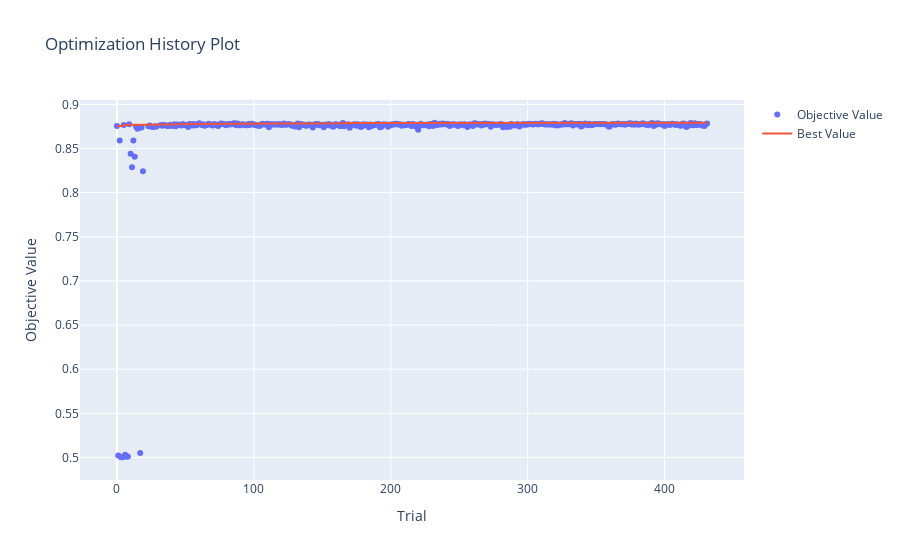

Notebook code for this chart:
### Code cell
plot_optimization_history(study)

### Figure 1 — Plotly figure (JSON) as saved in the notebook; plotly's stock layout.template omitted (floating-point values rounded to 4 significant figures; data arrays with more than 128 entries replaced by an {"elided": "..."} marker saying what was removed)
{"data": [{"mode": "markers", "name": "Objective Value", "type": "scatter", "x": {"elided": "427 int values"}, "y": {"elided": "427 float values"}}, {"mode": "lines", "name": "Best Value", "type": "scatter", "x": {"elided": "432 int values"}, "y": {"elided": "432 float values"}}, {"marker": {"color": "#cccccc"}, "mode": "markers", "name": "Infeasible Trial", "showlegend": false, "type": "scatter", "x": [], "y": []}], "layout": {"title": {"text": "Optimization History Plot"}, "xaxis": {"title": {"text": "Trial"}}, "yaxis": {"title": {"text": "Objective Value"}}}}
